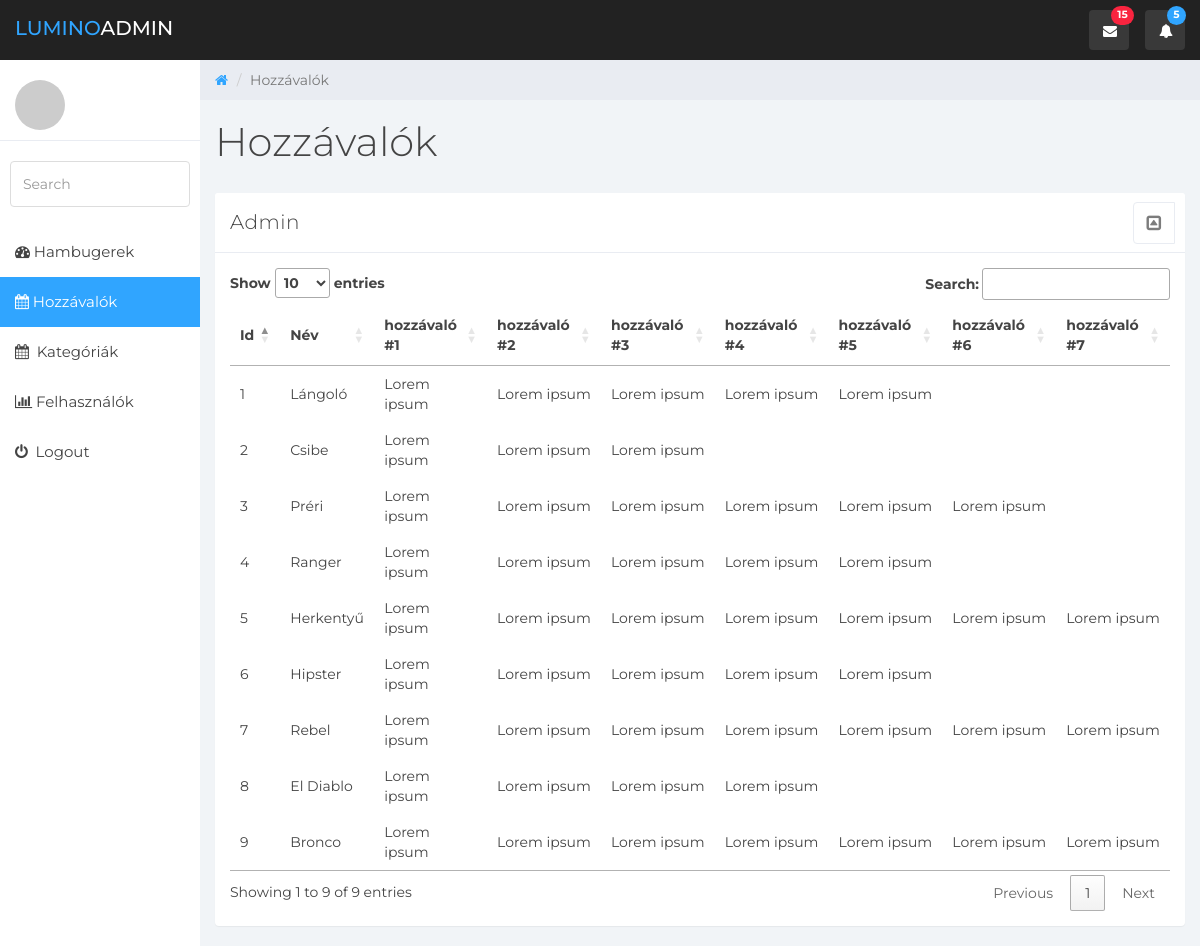
Page /hamburgerAdmin/index.php/home/hozzavaloData on the committed database.
### tables this page shows
CREATE TABLE IF NOT EXISTS `recept` (
  `id` int(11) NOT NULL AUTO_INCREMENT,
  `nev` varchar(250) NOT NULL,
  `hozzavalo1` varchar(550) DEFAULT NULL,
  `hozzavalo2` varchar(550) DEFAULT NULL,
  `hozzavalo3` varchar(550) DEFAULT NULL,
  `hozzavalo4` varchar(550) DEFAULT NULL,
  `hozzavalo5` varchar(550) DEFAULT NULL,
  `hozzavalo6` varchar(550) DEFAULT NULL,
  `hozzavalo7` varchar(550) DEFAULT NULL,
  `rovid_leiras` longtext NOT NULL,
  `elkeszites` longtext NOT NULL,
  `megjelenhet_e` tinyint(4) DEFAULT NULL COMMENT '0=nem, 1=igen',
  `tipus` int(11) NOT NULL,
  `hamburger_kep` int(11) DEFAULT NULL,
  PRIMARY KEY (`id`),
  KEY `FK_recept_tipus` (`tipus`),
  KEY `FK_recept_kepek` (`hamburger_kep`),
  CONSTRAINT `FK_recept_kepek` FOREIGN KEY (`hamburger_kep`) REFERENCES `kepek` (`id`),
  CONSTRAINT `FK_recept_tipus` FOREIGN KEY (`tipus`) REFERENCES `kategoria` (`id`)
);

### hamburgerAdmin/application/controllers/Home.php (called while the page is built, shortened)
<?php
class Home extends CI_Controller {
	public function hozzavaloData() {
		$output = [];
		$output['hozzavalok'] = $this->tablemodel->getHamburgerData();
		$output['page'] = 'table';
		$output['title'] = 'Hozzávalók';
		$this->load->view('hozzavalok', $output);
	}
}

### hamburgerAdmin/index.php (called while the page is built, shortened)
<?php
require_once BASEPATH.'core/CodeIgniter.php';

### hamburgerAdmin/application/models/tablemodel.php (called while the page is built, shortened)
<?php
class TableModel extends CI_Model {
  public function getHamburgerData() {
      $this->db->select('recept.id, nev, hozzavalo1, hozzavalo2,
                              hozzavalo3, hozzavalo4, hozzavalo5,
                              hozzavalo6, hozzavalo7, rovid_leiras, elkeszites,
                              megjelenhet_e, hamburger_tipus');
      $this->db->from('recept');
      $this->db->join('kategoria', 'recept.tipus=kategoria.id');
      $this->db->where('megjelenhet_e', 1);
      $query = $this->db->get();
      return $query->result_array();
    }
}
 ?>

### hamburgerAdmin/application/views/hozzavaloTable.php (the view)
<div class="col-md-12">
  <div class="panel panel-default">
    <div class="panel-heading">
      Admin
      <span class="pull-right clickable panel-toggle panel-button-tab-left"><em class="fa fa-toggle-up"></em></span></div>
    <div class="panel-body">
      <table id="hozzavalok">
        <thead>
          <tr>
            <th>Id</th>
            <th>Név</th>
            <th>hozzávaló #1</th>
            <th>hozzávaló #2</th>
            <th>hozzávaló #3</th>
            <th>hozzávaló #4</th>
            <th>hozzávaló #5</th>
            <th>hozzávaló #6</th>
            <th>hozzávaló #7</th>
          </tr>
        </thead>
        <tbody>
          <?php
          if(isset($hozzavalok)) {
            foreach($hozzavalok as $key => $hozzavalo){
           ?>
          <tr>
            <td><?php print($hozzavalo['id']); ?></td>
            <td><?php print($hozzavalo['nev']); ?></td>
            <td><?php print($hozzavalo['hozzavalo1']); ?></td>
            <td><?php print($hozzavalo['hozzavalo2']); ?></td>
            <td><?php print($hozzavalo['hozzavalo3']); ?></td>
            <td><?php print($hozzavalo['hozzavalo4']); ?></td>
            <td><?php print($hozzavalo['hozzavalo5']); ?></td>
            <td><?php print($hozzavalo['hozzavalo6']); ?></td>
            <td><?php print($hozzavalo['hozzavalo7']); ?></td>
          </tr>
          <?php
          }
        }
           ?>
        </tbody>
      </table>
    </div>
  </div>
</div>

### hamburgerAdmin/assets/css/styles.css (style rules this page uses)
body { background: #f1f4f7; padding-top: 60px; font-size: 14px; color: #444444; font-family: "Montserrat", "Helvetica Neue", Helvetica, Arial, sans-serif; }
.panel { border: 0; }
.panel-heading .fa-toggle-up, .panel-heading .fa-toggle-down { font-size: 17px; }
.panel-heading { font-size: 20px; font-weight: 300; letter-spacing: 0.025em; height: 60px; line-height: 38px; }
.panel-default .panel-heading { background: #fff; border-bottom: 1px solid #e9ecf2; color: #444444; }
.panel-settings a, .panel-toggle { width: 40px; padding: 2px 0 0 0; }
.panel-settings, .panel-toggle { display: inline-block; margin: -1px -5px 0 15px !important; border-radius: 4px; text-align: center; border: 1px solid #e9ecf2; color: #7c7c7c; background: #fff; width: 42px; }
.clickable { cursor: pointer; }
.panel-heading span { margin: 0px; font-size: 14px; }
.panel-button-tab-left { border-top-right-radius: 0; border-bottom-right-radius: 0; }

### rows in the picture
recept: id "1", nev "Lángoló", hozzavalo1 "Lorem ipsum", hozzavalo2 "Lorem ipsum", hozzavalo3 "Lorem ipsum", hozzavalo4 "Lorem ipsum", hozzavalo5 "Lorem ipsum"
recept: id "2", nev "Csibe", hozzavalo1 "Lorem ipsum", hozzavalo2 "Lorem ipsum", hozzavalo3 "Lorem ipsum"
recept: id "3", nev "Préri", hozzavalo1 "Lorem ipsum", hozzavalo2 "Lorem ipsum", hozzavalo3 "Lorem ipsum", hozzavalo4 "Lorem ipsum", hozzavalo5 "Lorem ipsum", hozzavalo6 "Lorem ipsum"
recept: id "4", nev "Ranger", hozzavalo1 "Lorem ipsum", hozzavalo2 "Lorem ipsum", hozzavalo3 "Lorem ipsum", hozzavalo4 "Lorem ipsum", hozzavalo5 "Lorem ipsum"
recept: id "5", nev "Herkentyű", hozzavalo1 "Lorem ipsum", hozzavalo2 "Lorem ipsum", hozzavalo3 "Lorem ipsum", hozzavalo4 "Lorem ipsum", hozzavalo5 "Lorem ipsum", hozzavalo6 "Lorem ipsum", hozzavalo7 "Lorem ipsum"
recept: id "6", nev "Hipster", hozzavalo1 "Lorem ipsum", hozzavalo2 "Lorem ipsum", hozzavalo3 "Lorem ipsum", hozzavalo4 "Lorem ipsum", hozzavalo5 "Lorem ipsum"
recept: id "7", nev "Rebel", hozzavalo1 "Lorem ipsum", hozzavalo2 "Lorem ipsum", hozzavalo3 "Lorem ipsum", hozzavalo4 "Lorem ipsum", hozzavalo5 "Lorem ipsum", hozzavalo6 "Lorem ipsum", hozzavalo7 "Lorem ipsum"
recept: id "8", nev "El Diablo", hozzavalo1 "Lorem ipsum", hozzavalo2 "Lorem ipsum", hozzavalo3 "Lorem ipsum", hozzavalo4 "Lorem ipsum"
recept: id "9", nev "Bronco", hozzavalo1 "Lorem ipsum", hozzavalo2 "Lorem ipsum", hozzavalo3 "Lorem ipsum", hozzavalo4 "Lorem ipsum", hozzavalo5 "Lorem ipsum", hozzavalo6 "Lorem ipsum", hozzavalo7 "Lorem ipsum"

### other values in the picture
$title "Hozzávalók"
